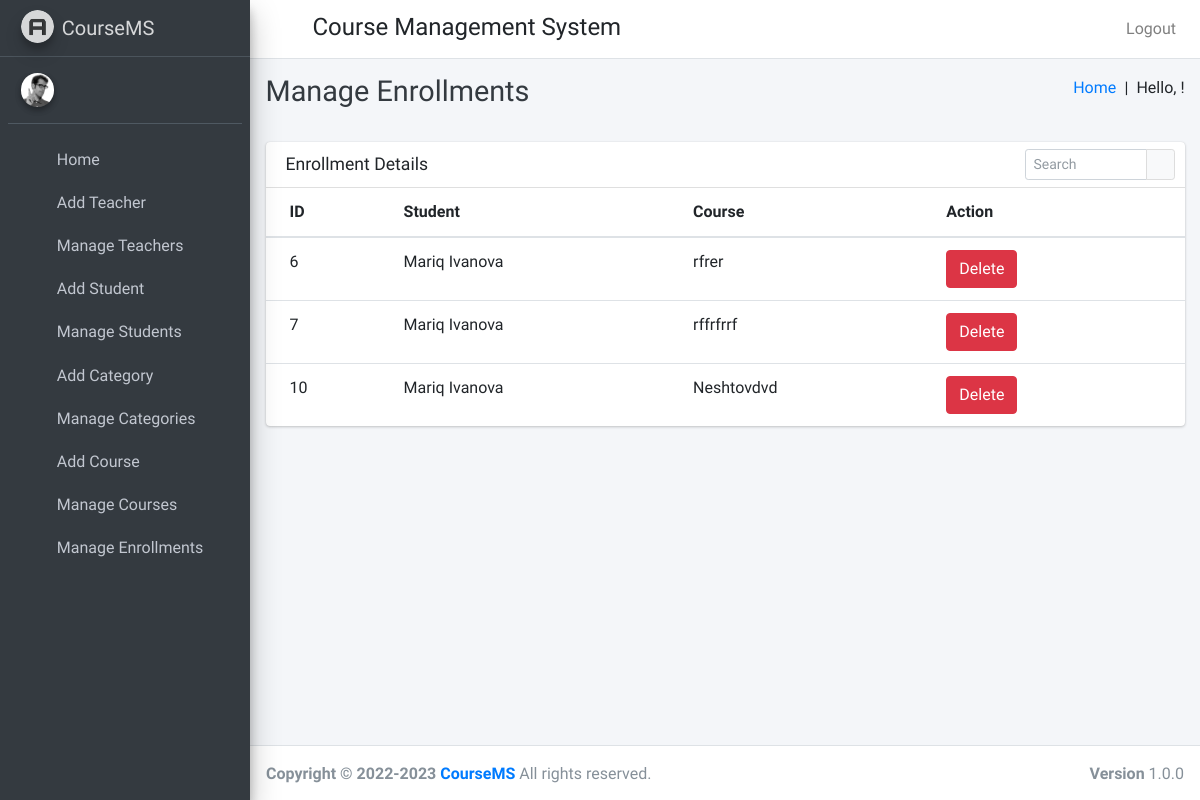
Page /manage_enrollments on the earlier database version.
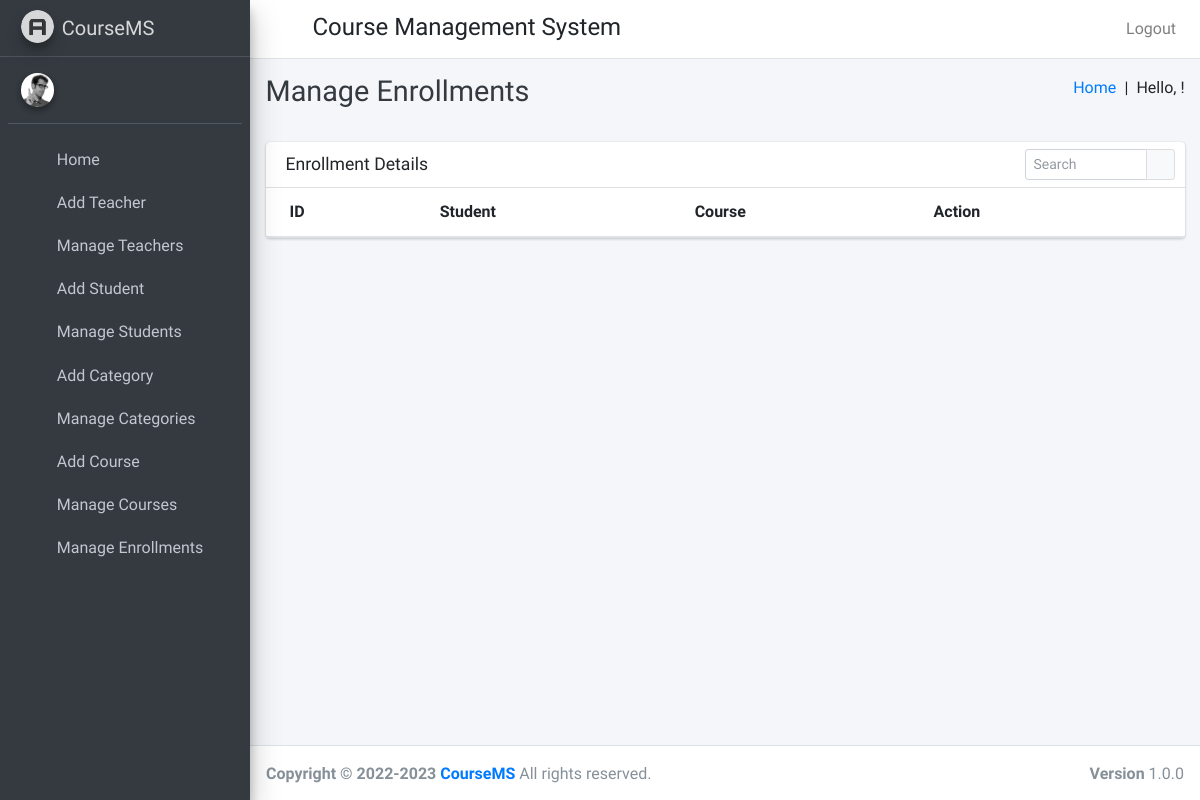
Same page on the later database version.
### course/models.py (models this page shows, shortened)
class Enrollment(models.Model):
    id = models.AutoField(primary_key=True)
    course_id = models.ForeignKey(Course, on_delete=models.CASCADE)
    student_id = models.ForeignKey(Student, on_delete=models.CASCADE)
    class Meta:
        unique_together = ('course_id', 'student_id')

class Student(models.Model):
    id = models.AutoField(primary_key=True)
    user = models.OneToOneField(User, on_delete=models.CASCADE)
    gender = models.CharField(max_length=6)
    address = models.TextField()
    def __str__(self):
        return f'{self.user.first_name} {self.user.last_name}'

class User(AbstractUser):
    USER_TYPE_SELECTION = (
        (1, "HOD"),
        (2, "Teacher"),
        (3, "Student")
    )
    user_type = models.CharField(max_length=1, choices=USER_TYPE_SELECTION, default=1)

class Course(models.Model):
    id = models.AutoField(primary_key=True)
    course_name = models.CharField(max_length=255)
    category_id = models.ForeignKey(Category, on_delete=models.CASCADE)
    course_description = models.TextField()
    teacher_id = models.ForeignKey(Teacher, on_delete=models.CASCADE)
    created_at = models.DateTimeField(auto_now_add=True)
    updated_at = models.DateTimeField(auto_now=True)
    students = models.ManyToManyField(Student, through='Enrollment')
    def __str__(self):
        return self.course_name

### course/HodViews.py (the view)
# urls.py: path('manage_enrollments', HodViews.manage_enrollments,name="manage_enrollments"),
def manage_enrollments(request):
    enrollments = Enrollment.objects.all()
    return render(request, "hod_templates/manage_enrollments_template.html", {"enrollments": enrollments})

### course/templates/hod_templates/manage_enrollments_template.html
{% extends 'hod_templates/base_template.html' %}
{% block page_title %}
Manage Enrollments
{% endblock page_title %}
{% block main_content %}
    <section class="content">
      <div class="container-fluid">
           <div class="row">
          <div class="col-12">
            <div class="card">
              <div class="card-header">
                <h3 class="card-title">Enrollment Details</h3>
                <div class="card-tools">
                  <div class="input-group input-group-sm" style="width: 150px;">
                    <input type="text" name="table_search" class="form-control float-right" placeholder="Search">
                    <div class="input-group-append">
                      <button type="submit" class="btn btn-default"><i class="fas fa-search"></i></button>
                    </div>
                  </div>
                </div>
              </div>
              <div class="card-body table-responsive p-0">
                <table class="table table-hover text-nowrap">
                  <thead>
                    <tr>
                      <th>ID</th>
                      <th>Student</th>
                      <th>Course</th>
                      <th>Action</th>
                    </tr>
                  </thead>
                  <tbody>
                  {% for enrollment in enrollments %}
                    <tr>
                      <td>{{ enrollment.id }}</td>
                      <td>{{ enrollment.student_id }}</td>
                      <td>{{ enrollment.course_id }}</td>
                      <td><a href="/delete_enrollment/{{ enrollment.id }}" class="btn btn-danger">Delete</a></td>
                    </tr>
                  {% endfor %}
                  </tbody>
                </table>
              </div>
            </div>
          </div>
        </div>
      </div>
    </section>
{% endblock main_content %}

Differences in the rows shown:
removed Enrollment: id "6", student_id "Mariq Ivanova", course_id "rfrer"
removed Enrollment: id "7", student_id "Mariq Ivanova", course_id "rffrfrrf"
removed Enrollment: id "10", student_id "Mariq Ivanova", course_id "Neshtovdvd"
